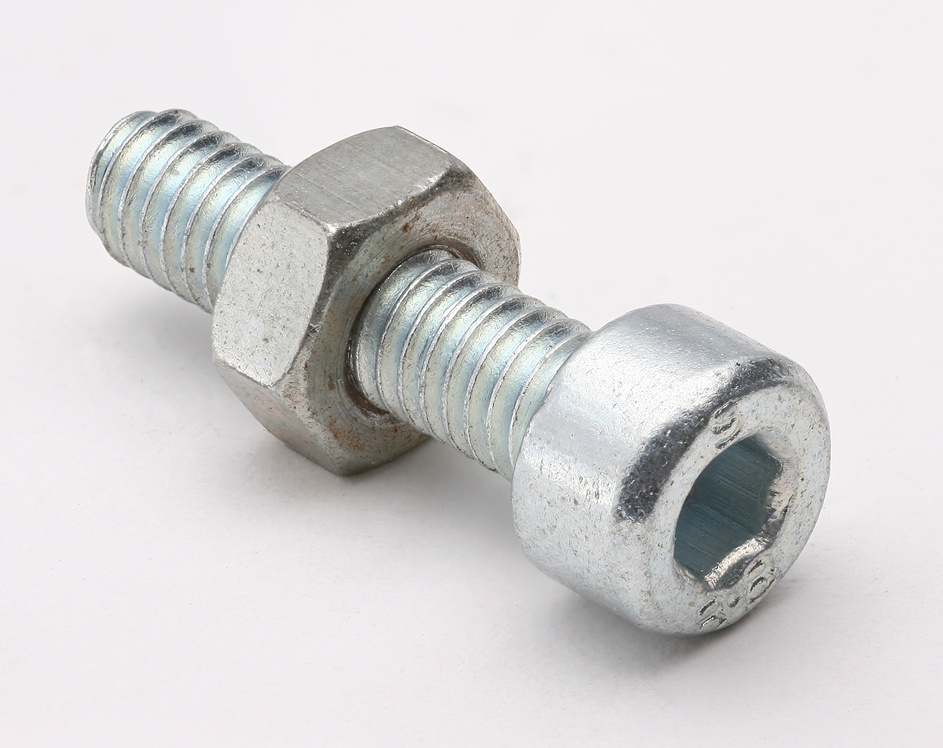
#> input picture sample1.jpg, 943 x 748 px, shrunk from 2266 x 1797 before the run
$ python main.py
#> lines starting #> are read from the running program, lines starting #| are printed output that depends on the picture
import cv2
import numpy as np


def find_object(image):
    # Object detection code goes here
    # For demonstration, let's assume object is detected and its bounding box is obtained
    # bounding_box = [x, y, width, height]
    bounding_box = [100, 100, 200, 200]  # Format: [x, y, width, height]
    # Center point calculation
    center_x = bounding_box[0] + bounding_box[2] // 2
    center_y = bounding_box[1] + bounding_box[3] // 2
    return center_x, center_y


def draw_lines(image, center_x, center_y):
    # Draw line 1 (vertical divider line passing through center)
    cv2.line(image, (center_x, 0), (center_x, image.shape[0]), (0, 255, 0), 2)

    # Draw line 2 (xox' axis line passing through center)
    cv2.line(image, (0, center_y), (image.shape[1], center_y), (0, 255, 0), 2)


def calculate_slope(point1, point2):
    return (point2[1] - point1[1]) / (point2[0] - point1[0])


def calculate_angle(m1, m2):
    tan_theta = abs((m2 - m1) / (1 - m1 * m2))
    return np.arctan(tan_theta) * 180 / np.pi


def main():
    # Read image
    image = cv2.imread('sample1.jpg')
#> image is the input picture: shape (748, 943, 3); mean B, G, R 213.8, 213.5, 214.8

    # Find object and center point
    center_x, center_y = find_object(image)
#> center_x = 200; center_y = 200

    # Draw lines
    draw_lines(image, center_x, center_y)
#> in draw_lines, `cv2.line(image, (0, center_y), (image.shape[1], center_y), (0, 255, 0)..`:
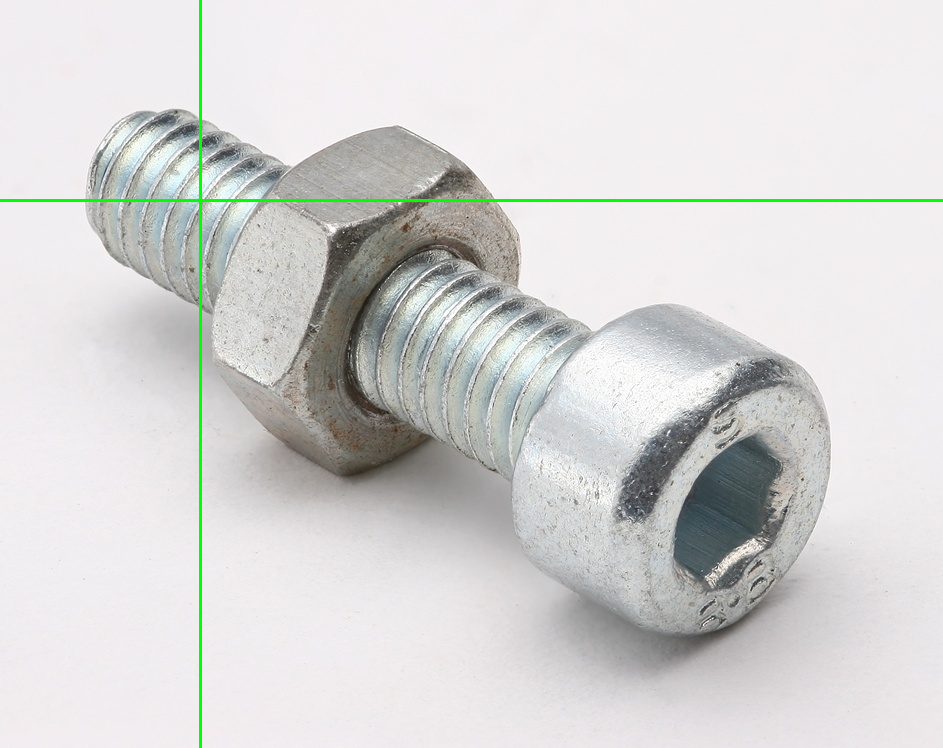
#> image: shape (748, 943, 3); mean B, G, R 212.3, 213.8, 213.2

    # Define points for slope calculation
    point1 = (center_x, 0)
#> point1 = (200, 0)
    point2 = (center_x, image.shape[0])
#> point2 = (200, 748)
    point3 = (0, center_y)
#> point3 = (0, 200)
    point4 = (image.shape[1], center_y)
#> point4 = (943, 200)

    def calculate_slope(point1, point2):
        if point2[0] - point1[0] != 0:
            return (point2[1] - point1[1]) / (point2[0] - point1[0])
        else:
            return float('inf')  # Return infinity to represent vertical line

    # Calculate slopes
    m1 = calculate_slope(point1, point2)
#> m1 = inf
    m2 = calculate_slope(point3, point4)
#> m2 = 0

    # Calculate angle
    angle = calculate_angle(m1, m2)
#> in calculate_angle, `tan_theta = abs((m2 - m1) / (1 - m1 * m2))`: tan_theta = nan
#> angle = nan

    print("Angle between lines l1 and l2:", angle)
#| Angle between lines l1 and l2: nan

    # Display image with lines
    cv2.imshow('Image', image)
    cv2.waitKey(0)
    cv2.destroyAllWindows()


if __name__ == "__main__":
    main()
